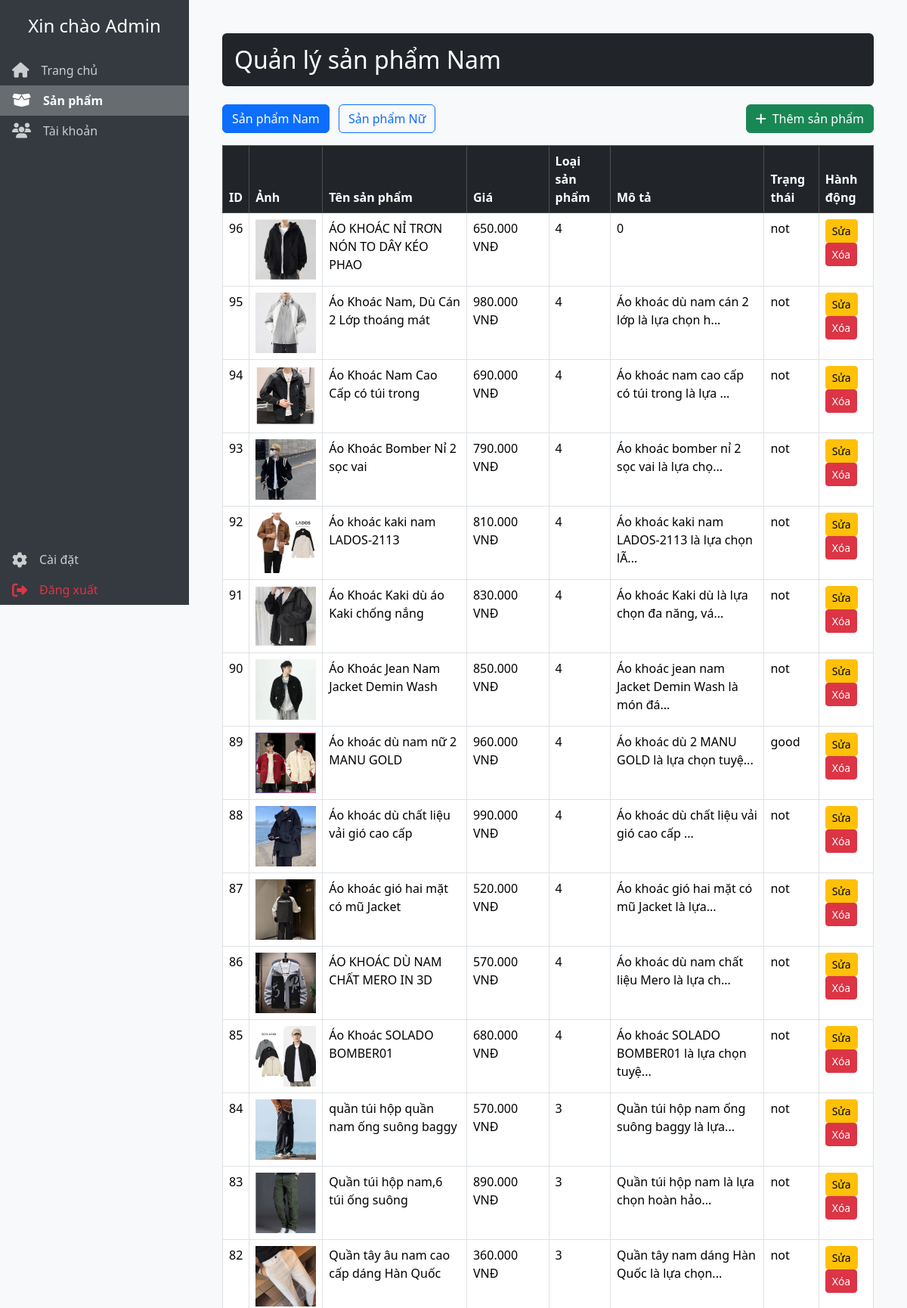
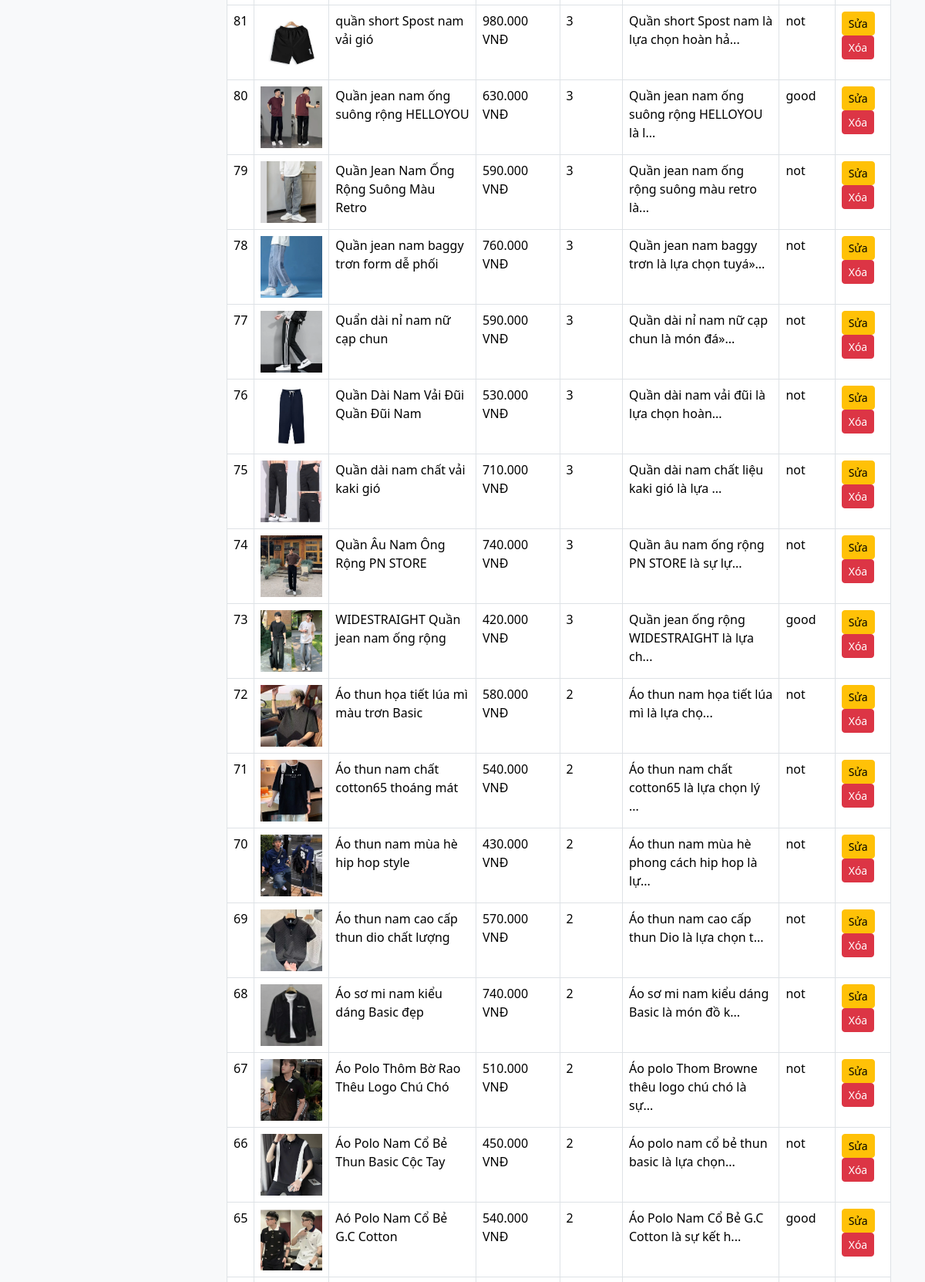
/category/admin/indexAd.php?pageLayout=sanPham (signed in, upper part), run on the app's committed database (2 pictures, top to bottom).
### tables this page shows
CREATE TABLE `pd_boy` (
  `img_id` int(11) NOT NULL,
  `img_name` varchar(255) NOT NULL,
  `img_url` varchar(255) NOT NULL,
  `img_price` int(255) NOT NULL,
  `img_caption` text NOT NULL,
  `img_product` int(11) NOT NULL,
  `img_status` enum('good','not') NOT NULL
);

### category/admin/product/product.php (the view, shortened to what this page needs)
<?php
$gender = isset($_GET['gender']) && ($_GET['gender'] === 'girl' || $_GET['gender'] === 'boy') ? $_GET['gender'] : 'boy';
$table_name = ($gender === 'girl') ? 'pd_girl' : 'pd_boy';
$product_type = ($gender === 'girl') ? 'Nữ' : 'Nam';
$sql = "SELECT * FROM $table_name ORDER BY img_id DESC";
$result = $conn->query($sql);
$products = [];
if ($result->num_rows > 0) {
    while($row = $result->fetch_assoc()) {
        $products[] = $row;
    }
}
?>
<div class="container-fluid p-4">
    <h2 class="bg-dark text-white p-3 rounded mb-4">Quản lý sản phẩm <?php echo $product_type; ?></h2>
    <div class="d-flex justify-content-between align-items-center mb-3">
        <div>
            <a href="indexAd.php?pageLayout=sanPham&gender=boy" class="btn btn-<?php echo ($gender === 'boy') ? 'primary' : 'outline-primary'; ?> me-2">Sản phẩm Nam</a>
            <a href="indexAd.php?pageLayout=sanPham&gender=girl" class="btn btn-<?php echo ($gender === 'girl') ? 'primary' : 'outline-primary'; ?>">Sản phẩm Nữ</a>
        </div>
        <a href="product/addProduct.php?gender=<?php echo $gender; ?>" class="btn btn-success">
            <i class="fas fa-plus me-2"></i>Thêm sản phẩm
        </a>
    </div>
    <table class="table table-bordered table-hover">
        <thead class="table-dark">
            <tr>
                <th>ID</th>
                <th>Ảnh</th>
                <th>Tên sản phẩm</th>
                <th>Giá</th>
                <th>Loại sản phẩm</th>
                <th>Mô tả</th>
                <th>Trạng thái</th>
                <th>Hành động</th>
            </tr>
        </thead>
        <tbody>
            <?php if (empty($products)): ?>
                <tr>
                    <td colspan="8" class="text-center">Chưa có sản phẩm nào trong danh mục này.</td>
                </tr>
            <?php else: ?>
                <?php foreach ($products as $product): ?>
                <tr>
                    <td><?php echo htmlspecialchars($product['img_id']); ?></td>
                    <td><img src="../<?php echo htmlspecialchars($product['img_url']); ?>" alt="<?php echo htmlspecialchars($product['img_name']); ?>" style="width: 80px; height: 80px; object-fit: cover;"></td>
                    <td><?php echo htmlspecialchars($product['img_name']); ?></td>
                    <td><?php echo number_format($product['img_price'], 0, ',', '.'); ?> VNĐ</td>
                    <td><?php echo htmlspecialchars($product['img_product']); ?></td>
                    <td>
                        <?php
                        $caption = htmlspecialchars($product['img_caption']);
                        if (strlen($caption) > 50) {
                            echo substr($caption, 0, 50) . '...';
                        } else {
                            echo $caption;
                        }
                        ?>
                    </td>
                    <td><?php echo htmlspecialchars($product['img_status']); ?></td>
                    <td>
                        <a href="product/editProduct.php?id=<?php echo $product['img_id']; ?>&gender=<?php echo $gender; ?>" class="btn btn-sm btn-warning">Sửa</a>
                        <a href="product/deleteProduct.php?id=<?php echo $product['img_id']; ?>&gender=<?php echo $gender; ?>" class="btn btn-sm btn-danger" onclick="return confirm('Bạn có chắc chắn muốn xóa sản phẩm này không?');">Xóa</a>
                    </td>
                </tr>
                <?php endforeach; ?>
            <?php endif; ?>
        </tbody>
    </table>
</div>

### category/admin/indexAd.php (style rules this page uses)
html, body { height: 100%; margin: 0; }
body { background-color: #f8f9fa; }

### data on the page
pd_boy: img_id "96", img_url (picture), img_name "ÁO KHOÁC NỈ TRƠN NÓN TO DÂY KÉO PHAO", img_price "650.000", img_product "4", img_caption "0", img_status "not"
pd_boy: img_id "95", img_url (picture), img_name "Áo Khoác Nam, Dù Cán 2 Lớp thoáng mát", img_price "980.000", img_product "4", img_caption "Áo khoác dù nam cán 2 lớp là lựa chọn h", img_status "not"
pd_boy: img_id "94", img_url (picture), img_name "Áo Khoác Nam Cao Cấp có túi trong", img_price "690.000", img_product "4", img_caption "Áo khoác nam cao cấp có túi trong là lựa", img_status "not"
pd_boy: img_id "93", img_url (picture), img_name "Áo Khoác Bomber Nỉ 2 sọc vai", img_price "790.000", img_product "4", img_caption "Áo khoác bomber nỉ 2 sọc vai là lựa chọ", img_status "not"
pd_boy: img_id "92", img_url (picture), img_name "Áo khoác kaki nam LADOS-2113", img_price "810.000", img_product "4", img_caption "Áo khoác kaki nam LADOS-2113 là lựa chọn lÃ", img_status "not"
pd_boy: img_id "91", img_url (picture), img_name "Áo Khoác Kaki dù áo Kaki chống nắng", img_price "830.000", img_product "4", img_caption "Áo khoác Kaki dù là lựa chọn đa năng, vá", img_status "not"
pd_boy: img_id "90", img_url (picture), img_name "Áo Khoác Jean Nam Jacket Demin Wash", img_price "850.000", img_product "4", img_caption "Áo khoác jean nam Jacket Demin Wash là món đá", img_status "not"
pd_boy: img_id "89", img_url (picture), img_name "Áo khoác dù nam nữ 2 MANU GOLD", img_price "960.000", img_product "4", img_caption "Áo khoác dù 2 MANU GOLD là lựa chọn tuyệ", img_status "good"
pd_boy: img_id "88", img_url (picture), img_name "Áo khoác dù chất liệu vải gió cao cấp", img_price "990.000", img_product "4", img_caption "Áo khoác dù chất liệu vải gió cao cấp", img_status "not"
pd_boy: img_id "87", img_url (picture), img_name "Áo khoác gió hai mặt có mũ Jacket", img_price "520.000", img_product "4", img_caption "Áo khoác gió hai mặt có mũ Jacket là lựa", img_status "not"
pd_boy: img_id "86", img_url (picture), img_name "ÁO KHOÁC DÙ NAM CHẤT MERO IN 3D", img_price "570.000", img_product "4", img_caption "Áo khoác dù nam chất liệu Mero là lựa ch", img_status "not"
pd_boy: img_id "85", img_url (picture), img_name "Áo Khoác SOLADO BOMBER01", img_price "680.000", img_product "4", img_caption "Áo khoác SOLADO BOMBER01 là lựa chọn tuyệ", img_status "not"
pd_boy: img_id "84", img_url (picture), img_name "quần túi hộp quần nam ống suông baggy", img_price "570.000", img_product "3", img_caption "Quần túi hộp nam ống suông baggy là lựa", img_status "not"
pd_boy: img_id "83", img_url (picture), img_name "Quần túi hộp nam,6 túi ống suông", img_price "890.000", img_product "3", img_caption "Quần túi hộp nam là lựa chọn hoàn hảo", img_status "not"
pd_boy: img_id "82", img_url (picture), img_name "Quần tây âu nam cao cấp dáng Hàn Quốc", img_price "360.000", img_product "3", img_caption "Quần tây nam dáng Hàn Quốc là lựa chọn", img_status "not"
pd_boy: img_id "81", img_url (picture), img_name "quần short Spost nam vải gió", img_price "980.000", img_product "3", img_caption "Quần short Spost nam là lựa chọn hoàn hả", img_status "not"
pd_boy: img_id "80", img_url (picture), img_name "Quần jean nam ống suông rộng HELLOYOU", img_price "630.000", img_product "3", img_caption "Quần jean nam ống suông rộng HELLOYOU là l", img_status "good"
pd_boy: img_id "79", img_url (picture), img_name "Quần Jean Nam Ống Rộng Suông Màu Retro", img_price "590.000", img_product "3", img_caption "Quần jean nam ống rộng suông màu retro là", img_status "not"
pd_boy: img_id "78", img_url (picture), img_name "Quần jean nam baggy trơn form dễ phối", img_price "760.000", img_product "3", img_caption "Quần jean nam baggy trơn là lựa chọn tuyá»", img_status "not"
pd_boy: img_id "77", img_url (picture), img_name "Quẩn dài nỉ nam nữ cạp chun", img_price "590.000", img_product "3", img_caption "Quần dài nỉ nam nữ cạp chun là món đá»", img_status "not"
pd_boy: img_id "76", img_url (picture), img_name "Quần Dài Nam Vải Đũi Quần Đũi Nam", img_price "530.000", img_product "3", img_caption "Quần dài nam vải đũi là lựa chọn hoàn", img_status "not"
pd_boy: img_id "75", img_url (picture), img_name "Quần dài nam chất vải kaki gió", img_price "710.000", img_product "3", img_caption "Quần dài nam chất liệu kaki gió là lựa", img_status "not"
pd_boy: img_id "74", img_url (picture), img_name "Quần Âu Nam Ông Rộng PN STORE", img_price "740.000", img_product "3", img_caption "Quần âu nam ống rộng PN STORE là sự lự", img_status "not"
pd_boy: img_id "73", img_url (picture), img_name "WIDESTRAIGHT Quần jean nam ống rộng", img_price "420.000", img_product "3", img_caption "Quần jean ống rộng WIDESTRAIGHT là lựa ch", img_status "good"
pd_boy: img_id "72", img_url (picture), img_name "Áo thun họa tiết lúa mì màu trơn Basic", img_price "580.000", img_product "2", img_caption "Áo thun nam họa tiết lúa mì là lựa chọ", img_status "not"
pd_boy: img_id "71", img_url (picture), img_name "Áo thun nam chất cotton65 thoáng mát", img_price "540.000", img_product "2", img_caption "Áo thun nam chất cotton65 là lựa chọn lý", img_status "not"
pd_boy: img_id "70", img_url (picture), img_name "Áo thun nam mùa hè hip hop style", img_price "430.000", img_product "2", img_caption "Áo thun nam mùa hè phong cách hip hop là lự", img_status "not"
pd_boy: img_id "69", img_url (picture), img_name "Áo thun nam cao cấp thun dio chất lượng", img_price "570.000", img_product "2", img_caption "Áo thun nam cao cấp thun Dio là lựa chọn t", img_status "not"
pd_boy: img_id "68", img_url (picture), img_name "Áo sơ mi nam kiểu dáng Basic đẹp", img_price "740.000", img_product "2", img_caption "Áo sơ mi nam kiểu dáng Basic là món đồ k", img_status "not"
pd_boy: img_id "67", img_url (picture), img_name "Áo Polo Thôm Bờ Rao Thêu Logo Chú Chó", img_price "510.000", img_product "2", img_caption "Áo polo Thom Browne thêu logo chú chó là sự", img_status "not"
pd_boy: img_id "66", img_url (picture), img_name "Áo Polo Nam Cổ Bẻ Thun Basic Cộc Tay", img_price "450.000", img_product "2", img_caption "Áo polo nam cổ bẻ thun basic là lựa chọn", img_status "not"
pd_boy: img_id "65", img_url (picture), img_name "Aó Polo Nam Cổ Bẻ G.C Cotton", img_price "540.000", img_product "2", img_caption "Áo Polo Nam Cổ Bẻ G.C Cotton là sự kết h", img_status "good"

### other printed values
$product_type "Nam"
